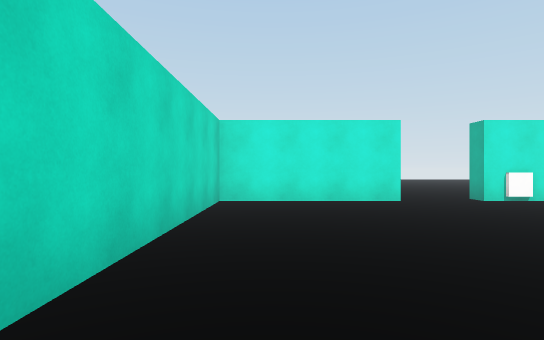
View 1 (above)

16 first-person views from a walk through a Unity game level. The camera is 1.3 m above the floor, looks level and sees 80° across. Doors are open. The floor is counted in squares, 2 m on a side. Each view is taken from the middle of a square. On the plan, view 1 faces up. The plan holds only what a view shows up to about 10 squares ahead; the rest is blank. The place goes on beyond the plan. The player character is not drawn. Surface patterns are stand-ins for the level's own textures.

View 2
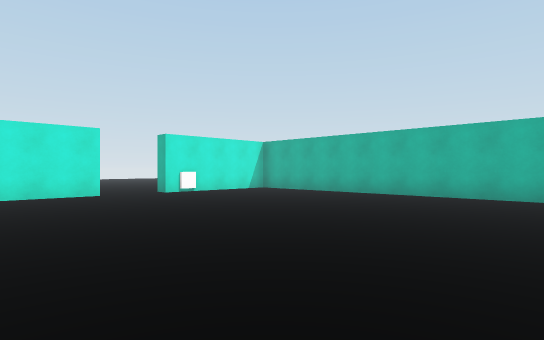

View 3
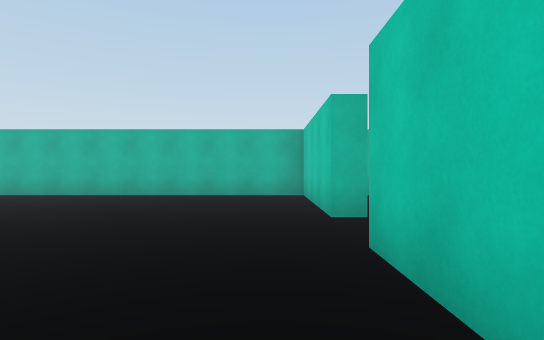

View 4
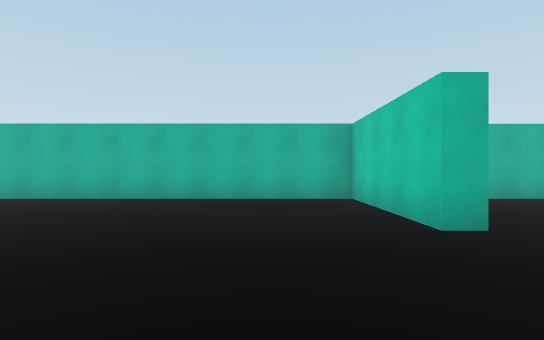

View 5
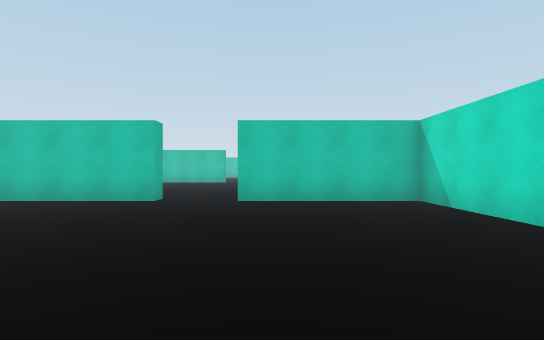

View 6
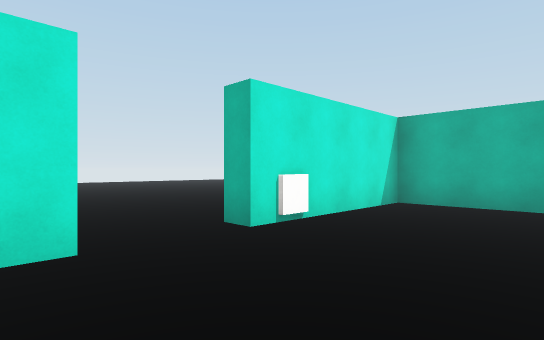

View 7
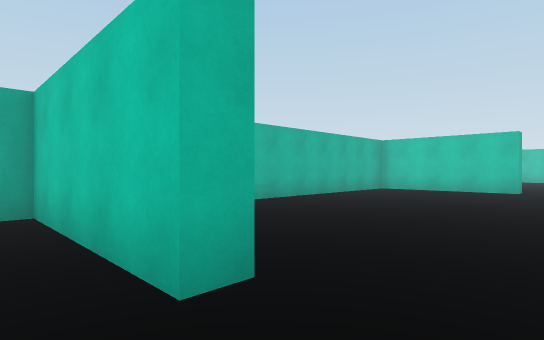

View 8
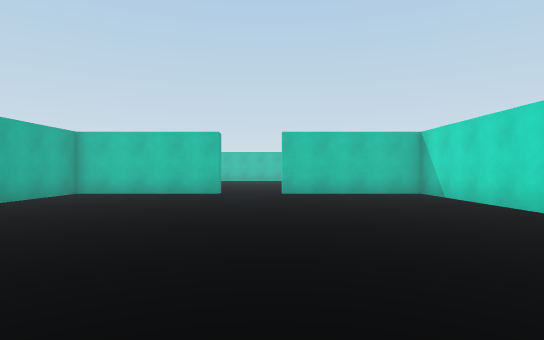

View 9
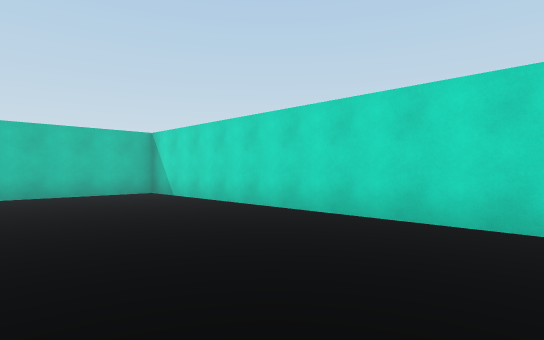

View 10
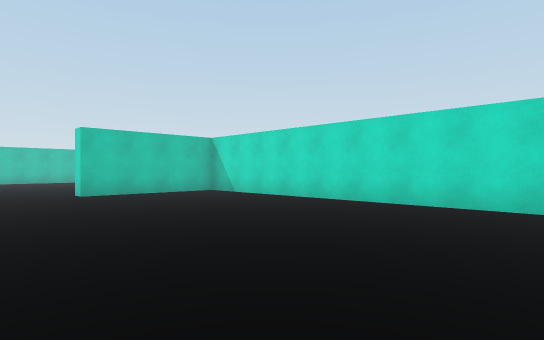

View 11
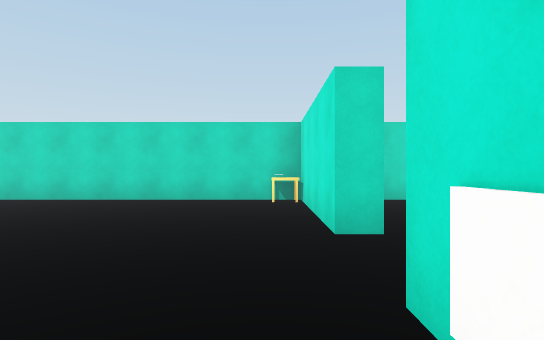

View 12
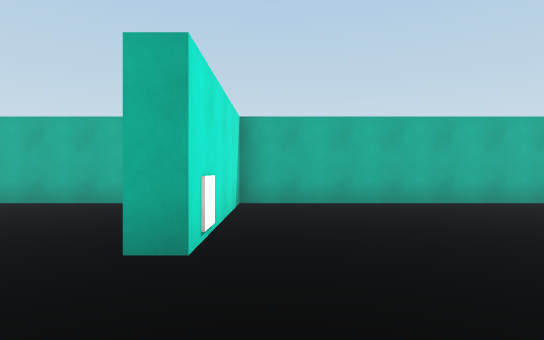

View 13
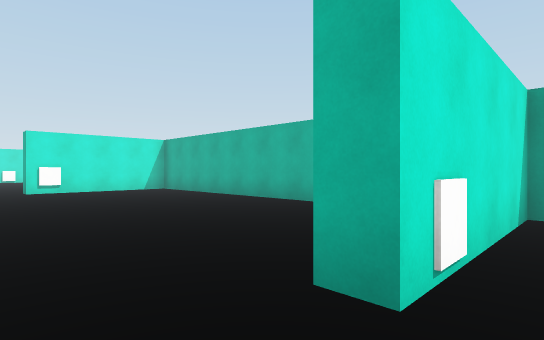

View 14
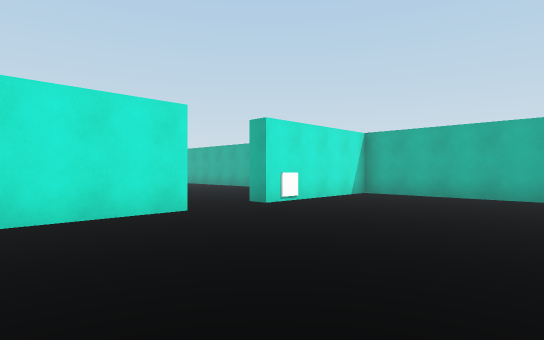

View 15
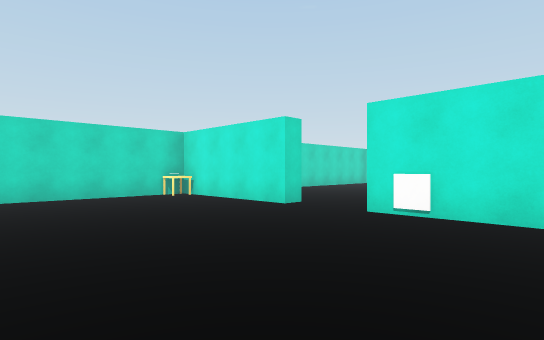

View 16
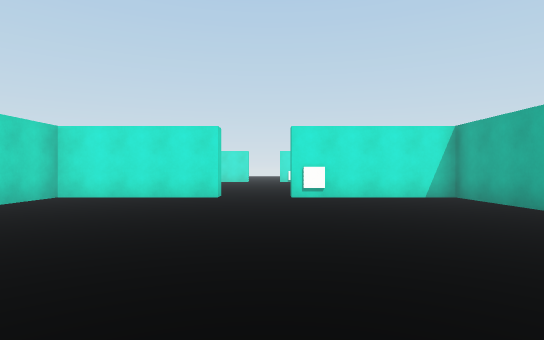

### Floor plan
Ten units are one square. View 1 is at (0, 0); x grows to the right and y downward. Boxes are objects, and circles mark ways between rooms. Rooms are numbered by the first view taken in them; rooms with no view inside come last. Other rooms are left out.
<svg viewBox="-16 -75 104 265">
<path fill="none" stroke="#000" d="M28 -68 -11 -68 -11 28 27 28M54 28 83 28 83 -68 54 -68M27 33 -11 33 -11 129 27 129M45 129 83 129 83 33 45 33M27 134 -11 134M-11 146 -11 185M83 185 83 134 45 134"/>
<rect x="45" y="25" width="10" height="10" fill="#bbb"><title>other object</title></rect>
<rect x="45" y="125" width="10" height="10" fill="#bbb"><title>other object</title></rect>
<circle cx="35" cy="30" r="3" fill="#2a7"/>
<circle cx="35" cy="130" r="3" fill="#2a7"/>
<text x="40" y="-20">1</text>
<text x="40" y="80">2</text>
<text x="30" y="160">3</text>
</svg>
Room 1 opens to room 2. Room 2 opens to room 3.

Where each view was taken, in squares from view 1:
view 1: 0 up, 0 right, facing up
view 2: 2 down, 0 right, facing up-right
view 3: 2 down, 0 right, facing right
view 4: 1 down, 1 right, facing right
view 5: 4 up, 2 right, facing down
view 6: 4 up, 2 right, facing up-right
view 7: 2 down, 3 right, facing down-right
view 8: 4 down, 3 right, facing down
view 9: 4 down, 3 right, facing down-left
view 10: 4 down, 5 right, facing down-left
view 11: 14 down, 6 right, facing left
view 12: 14 down, 2 right, facing right
view 13: 14 down, 3 right, facing up-right
view 14: 18 down, 0 right, facing up-right
view 15: 18 down, 7 right, facing up-left
view 16: 11 down, 4 right, facing up
